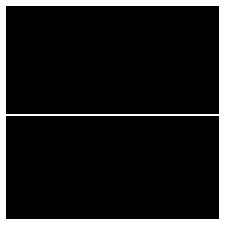
#> input picture data/FTex2_res/img1_hor_line.tiff, 225 x 225 px; its folder holds only this picture in this run
$ python -i fibfourier.py   (imports and definitions only)   (older library calls are emulated)
#> lines starting #> are read from the running program, lines starting #| are printed output that depends on the picture; after the words box and inside, x2 and y2 are one past the last pixel; in counts of white or black regions, pixels touching at a corner belong together
"""
Implementation of functions for FT analysis of 2D FRC images.
------------------------------------------------------------------------------------------------
@ Lakshminarayanan Mohana Kumar
22nd July 2021
"""

import time
import numpy as np
from skimage import img_as_float
from skimage.color import rgb2gray
from skimage.transform import warp_polar, rotate
from multiprocessing import cpu_count, Pool
from joblib import Parallel, delayed
from skimage.filters import window
from scipy.ndimage.filters import gaussian_filter1d
from scipy.fftpack import fft2, fftshift
from itertools import product, combinations
from functools import partial
from fiborient import orient_tensor_2D, tensor2odf_2D


__version__ = '0.3'

# TODO: To change: fourier_orient_tensor
# TODO: Obsolete: sliding_window, localised_fourier_orient_tensor.
# TODO: To delete: fourier_orient_tensor_2order

# List of functions used in other scripts: imgfft, fourier_orient_tensor, localised_fourier_orient_tensor

# [11 lines left out: function delta, not called in this run]


def imgfft(img, windowName=None, zpad_factor=1):
    """
    Spectrum of an image.
    :param img: Input image
    :type img: ndarray
    :param windowName: Name of window to be used. Preferred 'hann' or 'blackmanharris'
    :param zpad_factor: Input image shape multiplied by zpad_factor gives size of zero-padded image for FT.
    :type zpad_factor: float
    :return: spectrum (magnitude) of input image. Output is an ndarray with shape = input image shape * zpad_factor.
    Notes:
    1. Windowing minimizes the effects on FT due to the use of a finite signal (image). FT assumes the data to
    represent a full cycle such that the image repeats itself beyond the boundaries. Windowing smoothly
    reduce the image intensity towards the boundaries of the image. Heuristically, the windows apt for the specific
    purpose of this function are 'hann' and 'blackmanharris'. Refer: https://en.wikipedia.org/wiki/Window_function
    2. Zero-padding is the process of padding the image with zeros beyond its boundaries. This allows the calculation
    of more Fourier coefficients, thus, a smoother frequency spectrum. For the purpose of this function, consider this
    as a better resolution of the image in FT space.
    Refer: https://dspillustrations.com/pages/posts/misc/spectral-leakage-zero-padding-and-frequency-resolution.html
    """
    if img.ndim > 2:  # if color image, convert to gray.
        img = rgb2gray(img)
    img = img_as_float(img)

    # Fourier Transform
    if windowName is not None:
        # windowed and zero-padded FT
        shp = img.shape  # image shape as tuple
        shparr = np.array(shp)  # shape as array
        zpad_shp = np.round(shparr * zpad_factor, 0).astype(np.int)  # zero-padded shape of imager
        wimg = img * window(windowName, img.shape)  # windowing the image
        wimgFT = np.absolute(fftshift(fft2(wimg, tuple(zpad_shp))))  # FT of windowed and zero padded image.
    else:
        # windowless FT
        wimgFT = np.absolute(fftshift(fft2(img)))  # FT
    return wimgFT


# [105 lines left out: functions sliding_patches, localised_fourier_orient_tensor, not called in this run]


# TODO: To be removed
# def fourier_orient_tensor_2order(image, windowName=None, zpad_factor=1):
#     """
#     Estimation of orientation and anisotropy tensors from the FT of image.
#     :param image:
#     :param windowName:
#     :param zpad_factor:
#     :return:
#     """
#     if image.ndim > 2:
#         image = rgb2gray(image)
#     image = img_as_float(image)
#
#     # Fourier Transform
#     wimgFT = imgfft(image, windowName=windowName, zpad_factor=zpad_factor)
#     # wimgFT -= np.mean(wimgFT)  # removing mean
#
#     # Calculation of orientation tensor in Fourier space:
#     m, n = wimgFT.shape
#     u = np.arange(0, m) - m // 2
#     v = np.arange(0, n) - n // 2
#     uu, vv = np.meshgrid(u, v)  # all points in Fourier space
#     r = np.sqrt(uu ** 2 + vv ** 2)  # radial distance to each point.
#     r = np.where(r == 0, 1, r)
#
#     ku = np.divide(uu, r)  # spatial frequency (unit vector component) in u-direction (x)
#     kv = np.divide(vv, r)  # spatial frequency (unit vector component) in v-direction (y)
#     E = np.sum(wimgFT)  # Total energy in Fourier space (sum of values at all points)
#
#     # elements of the orientation tensor
#     Quu = np.sum(ku ** 2 * wimgFT) / E
#     Quv = np.sum(ku * kv * wimgFT) / E
#     Qvv = np.sum(kv ** 2 * wimgFT) / E
#
#     Q = np.array([[Quu, Quv], [Quv, Qvv]])  # orientation tensor in Fspace
#
#     # estimating the actual orientation tensor from the tensor obtained in Fspace
#     # rot = -np.pi / 2  # The axes in Fourier space are rotated by 90 degress w.r.t the axes in original image.
#     R = np.array([[0, -1], [1, 0]])
#
#     # transformation of orientation tensor for 90 degrees rotation.
#     Q = R @ Q @ R.T  # Q is from Fourier space. Q2_theo is in original image.
#     A = Q - 0.5 * np.eye(2)
#     return Q, A


def confined_energy(imageFT, xx, yy, xc, yc, r):
    mask = (xx - xc) ** 2 + (yy - yc) ** 2 <= r ** 2
    return np.sum(imageFT * mask).item()


def FTbound(imageFT, step=1):
    imageFT = np.nan_to_num(imageFT, 0)
    xc, yc = np.asarray(imageFT.shape) // 2
    s = min(*imageFT.shape)
    xv = np.arange(0, s)
    yv = xv
    xx, yy = np.meshgrid(xv, yv)
    rvals = np.arange(0, s // 2, step)

    apool = Pool(processes=cpu_count() - 2)
    area_vals = apool.map(partial(confined_energy, imageFT, xx, yy, xc, yc), rvals)
    area_vals = np.array(area_vals)
    # print(area_vals.shape)
    # print(rvals.shape)
    return rvals, np.array(area_vals, dtype=np.float)


def energy_boundary(imageFT, step=1):
    rvals, energy = FTbound(imageFT, step=step)
    grad = np.gradient(energy)
    grad = gaussian_filter1d(grad, step / 4)  # smoothens the gradVals values to a continuous func.
    gradmax_idx = np.argmax(grad)  # location of maximum gradVals.
    ridx = gradmax_idx + np.argmin(np.abs(grad[gradmax_idx:]))

    return ridx, rvals, energy, grad


# TODO: Test 90 deg shift and 180 deg reflection of the histogram.
def polarFT_hist(imageFT, rmin=None, rmax=None, correction=True):
    if rmin is None:
        rmin = 0
    if rmax is None:
        rmax = int(np.min(imageFT.shape) // 2)
    imageFTpolar = warp_polar(imageFT, radius=rmax)
    imageFTpolar = imageFTpolar.T
    hist = np.sum(imageFTpolar[rmin:], axis=0)  # Radial sum
    m = len(hist) // 2
    hist = hist[:m] + hist[m:]
    histsum = np.sum(hist)
    hist = hist / histsum

    # Correction
    if correction:
        excess = np.sum(imageFT[:rmin + 1])
        hist = hist * (1 + excess / histsum)  # approximate
        hist = hist / np.sum(hist)
    hist = np.roll(hist, -90)
    return hist, imageFTpolar


# TODO: include the effect of rmin, rmax? change estimation of wimgFT
# TODO: Add docstring.
def fourier_orient_hist(image, windowName=None, zpad_factor=1, fibdia=1):
    """
    Estimates fibre orientation histogram from FT of projected image.
    :param image:
    :param windowName:
    :param zpad_factor:
    :param fibdia:
    :return:
    """
    if image.ndim > 2:
        image = rgb2gray(image)
    image = img_as_float(image)

    # Fourier Transform
    wimgFT = imgfft(image, windowName=windowName, zpad_factor=zpad_factor)
    wimgFT -= np.mean(wimgFT)  # removing the average (similar to thresholding).
    wimgFTlog = np.nan_to_num(np.log(1 + wimgFT), 0)  # spectrum in log scale + convert any nan generated to zero.

    # Bounds in FT space as a minimization problem
    rindx, rVals, energyVals, gradVals = energy_boundary(wimgFTlog, step=zpad_factor * 5)
    rBound = rVals[rindx]

    # Polar warp
    rmin = min([int(fibdia * zpad_factor), int(round(np.pi * rBound / (50 * zpad_factor)))])
    phiHist, imgzFTpolar = polarFT_hist(wimgFT, rmin=rmin, rmax=rBound)
    phiBins = np.arange(0, 181, 1)

    return phiHist, phiBins


# [12 lines left out: function fourier_orient_tensor, not called in this run]

>>> import cv2
>>> picture = cv2.cvtColor(cv2.imread('data/FTex2_res/img1_hor_line.tiff'), cv2.COLOR_BGR2RGB)
#> picture is the input picture: shape (225, 225, 3); 11.2% white; 1 white region, box (x1, y1, x2, y2) and area: (0, 0, 225, 225) 5682
>>> result = fourier_orient_hist(picture)
#> in fourier_orient_hist, `wimgFTlog = np.nan_to_num(np.log(1 + wimgFT), 0)`:
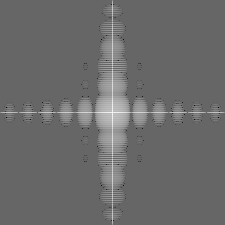
#> wimgFTlog: shape (225, 225) float64; min -5.83, max 8.64, mean 0.3; drawn with min black and max white
#> in FTbound, `area_vals = apool.map(partial(confined_energy, imageFT, xx, yy, xc, yc..`: area_vals = [8.64, 452.9, 1586.9, 3189.7, 4540.5, 5625.6, 7208.4, 8548.9, 9120.6, 9763.6, 10695.4, 11218.8, 11610.9, 12302.9, 13078.5, 13364.3, 13574.9, 14042.5, 14396.7, 14528.2, 14653.6, 14995.7, 15141.6]
#> in FTbound, `area_vals = np.array(area_vals)`: area_vals = 23 values from 8.64 to 15141.6
#> in energy_boundary, `rvals, energy = FTbound(imageFT, step=step)`: rvals = 23 values from 0 to 110; energy = 23 values from 8.64 to 15141.6
#> in energy_boundary, `grad = np.gradient(energy)`: grad = 23 values, max 1476.8 at index 3, min 128.4 at index 19, mean 670.8
#> in energy_boundary, `grad = gaussian_filter1d(grad, step / 4)`: grad = 23 values, max 1324.7 at index 4, min 186.6 at index 22, mean 670.8
#> in energy_boundary, `gradmax_idx = np.argmax(grad)`: gradmax_idx = 4
#> in energy_boundary, `ridx = gradmax_idx + np.argmin(np.abs(grad[gradmax_idx:]))`: ridx = 22
#> in fourier_orient_hist, `rindx, rVals, energyVals, gradVals = energy_boundary(wimgFTlog, step=z..`: rVals = 23 values from 0 to 110; energyVals = 23 values from 8.64 to 15141.6; gradVals has the same summary as grad in energy_boundary
#> in fourier_orient_hist, `rBound = rVals[rindx]`: rBound = 110
#> in fourier_orient_hist, `rmin = min([int(fibdia * zpad_factor), int(round(np.pi * rBound / (50 ..`: rmin = 1
#> in polarFT_hist, `imageFTpolar = warp_polar(imageFT, radius=rmax)`:
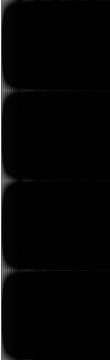
#> imageFTpolar: shape (360, 110) float64; min -8.83, max 5673.2, mean 107.3; drawn with min black and max white
#> in polarFT_hist, `imageFTpolar = imageFTpolar.T`:
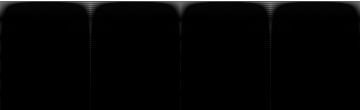
#> imageFTpolar: shape (110, 360) float64; min -8.83, max 5673.2, mean 107.3; drawn with min black and max white
#> in polarFT_hist, `hist = np.sum(imageFTpolar[rmin:], axis=0)`: hist = 360 values, max 56067.6 at index 90, min 2264.9 at index 231, mean 6133.6
#> in polarFT_hist, `m = len(hist) // 2`: m = 180
#> in polarFT_hist, `hist = hist[:m] + hist[m:]`: hist = 180 values, max 112135.2 at index 90, min 4529.9 at index 51, mean 12267.2
#> in polarFT_hist, `histsum = np.sum(hist)`: histsum = 2208094.4
#> in polarFT_hist, `hist = hist / histsum`: hist = 180 values, max 0.0508 at index 90, min 0.00205 at index 51, mean 0.00556
#> in polarFT_hist, `excess = np.sum(imageFT[:rmin + 1])`: excess = -3752.9
#> in polarFT_hist, `hist = hist * (1 + excess / histsum)`: hist = 180 values, max 0.0507 at index 90, min 0.00205 at index 51, mean 0.00555
#> in polarFT_hist, `hist = hist / np.sum(hist)`: hist = 180 values, max 0.0508 at index 90, min 0.00205 at index 51, mean 0.00556
#> in polarFT_hist, `hist = np.roll(hist, -90)`: hist = 180 values, max 0.0508 at index 0, min 0.00205 at index 141, mean 0.00556
#> in fourier_orient_hist, `phiHist, imgzFTpolar = polarFT_hist(wimgFT, rmin=rmin, rmax=rBound)`: phiHist has the same summary as hist in polarFT_hist

$ run again, on data/FTex2_res/img2_array_of_lines_doublesp_FT.tiff
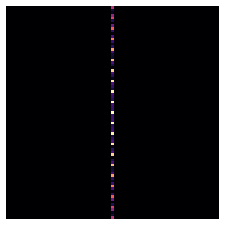
#> input picture data/FTex2_res/img2_array_of_lines_doublesp_FT.tiff, 225 x 225 px
#> in fourier_orient_hist, `wimgFTlog = np.nan_to_num(np.log(1 + wimgFT), 0)`:
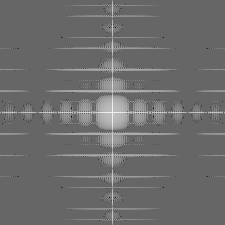
#> wimgFTlog: shape (225, 225) float64; min -5.78, max 8.6, mean 0.352; drawn with min black and max white
#> in FTbound, `area_vals = apool.map(partial(confined_energy, imageFT, xx, yy, xc, yc..`: area_vals = [8.6, 454.1, 1590.7, 3189, 4279.6, 5388.3, 7122.2, 8473.1, 8924.4, 9932.5, 11328.7, 12103.3, 12480.7, 13221.8, 14235.9, 14531.6, 14951.5, 15377.7, 15675.8, 15774.6, 16353.6, 16960, 17459.3]
#> in FTbound, `area_vals = np.array(area_vals)`: area_vals = 23 values from 8.6 to 17459.3
#> in energy_boundary, `rvals, energy = FTbound(imageFT, step=step)`: rvals = 23 values from 0 to 110; energy = 23 values from 8.6 to 17459.3
#> in energy_boundary, `grad = np.gradient(energy)`: grad = 23 values, max 1542.4 at index 6, min 198.5 at index 18, mean 779.3
#> in energy_boundary, `grad = gaussian_filter1d(grad, step / 4)`: grad = 23 values, max 1306.7 at index 5, min 334.6 at index 18, mean 779.3
#> gradmax_idx = 5
#> ridx = 18
#> rVals = 23 values from 0 to 110; energyVals = 23 values from 8.6 to 17459.3; gradVals has the same summary as grad in energy_boundary
#> rBound = 90
#> rmin = 1
#> in polarFT_hist, `imageFTpolar = imageFTpolar.T`:
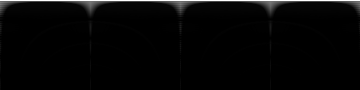
#> imageFTpolar: shape (90, 360) float64; min -9.14, max 5445.3, mean 129.8; drawn with min black and max white
#> in polarFT_hist, `hist = np.sum(imageFTpolar[rmin:], axis=0)`: hist = 360 values, max 43069.9 at index 0, min 2585.2 at index 40, mean 6240.1
#> m = 180
#> in polarFT_hist, `hist = hist[:m] + hist[m:]`: hist = 180 values, max 86139.7 at index 0, min 5170.3 at index 40, mean 12480.1
#> histsum = 2246420.7
#> in polarFT_hist, `hist = hist / histsum`: hist = 180 values, max 0.0383 at index 0, min 0.0023 at index 40, mean 0.00556
#> excess = -3890.6
#> in polarFT_hist, `hist = hist * (1 + excess / histsum)`: hist = 180 values, max 0.0383 at index 0, min 0.0023 at index 40, mean 0.00555
#> in polarFT_hist, `hist = hist / np.sum(hist)`: hist = 180 values, max 0.0383 at index 0, min 0.0023 at index 40, mean 0.00556
#> in polarFT_hist, `hist = np.roll(hist, -90)`: hist = 180 values, max 0.0383 at index 90, min 0.0023 at index 130, mean 0.00556
#> phiHist has the same summary as hist in polarFT_hist
